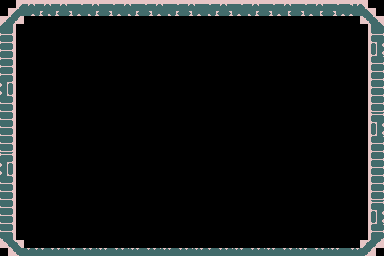

The image is a tile-based game level rendered from a .tmx file. Its description and complete source (layers, tilesets, objects, tile grids) follow:
An orthogonal 48x32 tile map with 8x8 px tiles, 1 tile layer (Capa de patrones 1).

<map version="1.10" tiledversion="1.11.2" orientation="orthogonal" renderorder="right-down" width="48" height="32" tilewidth="8" tileheight="8" infinite="0" nextlayerid="2" nextobjectid="1">
 <tileset firstgid="1" name="tiles" tilewidth="8" tileheight="8" tilecount="96" columns="32">
  <image source="tiles.png" width="256" height="24" />
 </tileset>
 <layer id="1" name="Capa de patrones 1" width="48" height="32">
  <data encoding="csv">
0,0,2,3,4,3,4,3,4,5,6,3,4,5,6,3,4,5,6,3,4,5,6,3,4,5,6,3,4,5,6,3,4,5,6,3,4,5,6,3,4,5,6,7,8,9,0,0,
0,10,11,12,13,14,13,14,15,16,17,13,14,15,16,17,13,14,15,16,17,13,14,15,16,17,13,14,15,16,17,13,14,15,16,17,14,15,16,17,14,15,16,16,17,18,19,0,
20,21,22,0,0,0,0,0,0,0,0,0,0,0,0,0,0,0,0,0,0,0,0,0,0,0,0,0,0,0,0,0,0,0,0,0,0,0,0,0,0,0,0,0,0,23,24,25,
26,27,0,0,0,0,0,0,0,0,0,0,0,0,0,0,0,0,0,0,0,0,0,0,0,0,0,0,0,0,0,0,0,0,0,0,0,0,0,0,0,0,0,0,0,0,28,29,
30,31,0,0,0,0,0,0,0,0,0,0,0,0,0,0,0,0,0,0,0,0,0,0,0,0,0,0,0,0,0,0,0,0,0,0,0,0,0,0,0,0,0,0,0,0,32,33,
30,31,0,0,0,0,0,0,0,0,0,0,0,0,0,0,0,0,0,0,0,0,0,0,0,0,0,0,0,0,0,0,0,0,0,0,0,0,0,0,0,0,0,0,0,0,36,37,
30,31,0,0,0,0,0,0,0,0,0,0,0,0,0,0,0,0,0,0,0,0,0,0,0,0,0,0,0,0,0,0,0,0,0,0,0,0,0,0,0,0,0,0,0,0,40,41,
30,31,0,0,0,0,0,0,0,0,0,0,0,0,0,0,0,0,0,0,0,0,0,0,0,0,0,0,0,0,0,0,0,0,0,0,0,0,0,0,0,0,0,0,0,0,44,45,
30,31,0,0,0,0,0,0,0,0,0,0,0,0,0,0,0,0,0,0,0,0,0,0,0,0,0,0,0,0,0,0,0,0,0,0,0,0,0,0,0,0,0,0,0,0,44,45,
30,31,0,0,0,0,0,0,0,0,0,0,0,0,0,0,0,0,0,0,0,0,0,0,0,0,0,0,0,0,0,0,0,0,0,0,0,0,0,0,0,0,0,0,0,0,44,45,
34,35,0,0,0,0,0,0,0,0,0,0,0,0,0,0,0,0,0,0,0,0,0,0,0,0,0,0,0,0,0,0,0,0,0,0,0,0,0,0,0,0,0,0,0,0,44,45,
38,39,0,0,0,0,0,0,0,0,0,0,0,0,0,0,0,0,0,0,0,0,0,0,0,0,0,0,0,0,0,0,0,0,0,0,0,0,0,0,0,0,0,0,0,0,44,45,
42,43,0,0,0,0,0,0,0,0,0,0,0,0,0,0,0,0,0,0,0,0,0,0,0,0,0,0,0,0,0,0,0,0,0,0,0,0,0,0,0,0,0,0,0,0,44,45,
42,43,0,0,0,0,0,0,0,0,0,0,0,0,0,0,0,0,0,0,0,0,0,0,0,0,0,0,0,0,0,0,0,0,0,0,0,0,0,0,0,0,0,0,0,0,44,45,
42,43,0,0,0,0,0,0,0,0,0,0,0,0,0,0,0,0,0,0,0,0,0,0,0,0,0,0,0,0,0,0,0,0,0,0,0,0,0,0,0,0,0,0,0,0,32,33,
42,43,0,0,0,0,0,0,0,0,0,0,0,0,0,0,0,0,0,0,0,0,0,0,0,0,0,0,0,0,0,0,0,0,0,0,0,0,0,0,0,0,0,0,0,0,36,37,
42,43,0,0,0,0,0,0,0,0,0,0,0,0,0,0,0,0,0,0,0,0,0,0,0,0,0,0,0,0,0,0,0,0,0,0,0,0,0,0,0,0,0,0,0,0,40,41,
42,43,0,0,0,0,0,0,0,0,0,0,0,0,0,0,0,0,0,0,0,0,0,0,0,0,0,0,0,0,0,0,0,0,0,0,0,0,0,0,0,0,0,0,0,0,44,45,
42,43,0,0,0,0,0,0,0,0,0,0,0,0,0,0,0,0,0,0,0,0,0,0,0,0,0,0,0,0,0,0,0,0,0,0,0,0,0,0,0,0,0,0,0,0,44,45,
30,31,0,0,0,0,0,0,0,0,0,0,0,0,0,0,0,0,0,0,0,0,0,0,0,0,0,0,0,0,0,0,0,0,0,0,0,0,0,0,0,0,0,0,0,0,44,45,
34,35,0,0,0,0,0,0,0,0,0,0,0,0,0,0,0,0,0,0,0,0,0,0,0,0,0,0,0,0,0,0,0,0,0,0,0,0,0,0,0,0,0,0,0,0,44,45,
38,39,0,0,0,0,0,0,0,0,0,0,0,0,0,0,0,0,0,0,0,0,0,0,0,0,0,0,0,0,0,0,0,0,0,0,0,0,0,0,0,0,0,0,0,0,44,45,
42,43,0,0,0,0,0,0,0,0,0,0,0,0,0,0,0,0,0,0,0,0,0,0,0,0,0,0,0,0,0,0,0,0,0,0,0,0,0,0,0,0,0,0,0,0,44,45,
42,43,0,0,0,0,0,0,0,0,0,0,0,0,0,0,0,0,0,0,0,0,0,0,0,0,0,0,0,0,0,0,0,0,0,0,0,0,0,0,0,0,0,0,0,0,44,45,
42,43,0,0,0,0,0,0,0,0,0,0,0,0,0,0,0,0,0,0,0,0,0,0,0,0,0,0,0,0,0,0,0,0,0,0,0,0,0,0,0,0,0,0,0,0,44,45,
42,43,0,0,0,0,0,0,0,0,0,0,0,0,0,0,0,0,0,0,0,0,0,0,0,0,0,0,0,0,0,0,0,0,0,0,0,0,0,0,0,0,0,0,0,0,32,33,
42,43,0,0,0,0,0,0,0,0,0,0,0,0,0,0,0,0,0,0,0,0,0,0,0,0,0,0,0,0,0,0,0,0,0,0,0,0,0,0,0,0,0,0,0,0,36,37,
42,43,0,0,0,0,0,0,0,0,0,0,0,0,0,0,0,0,0,0,0,0,0,0,0,0,0,0,0,0,0,0,0,0,0,0,0,0,0,0,0,0,0,0,0,0,40,41,
42,43,0,0,0,0,0,0,0,0,0,0,0,0,0,0,0,0,0,0,0,0,0,0,0,0,0,0,0,0,0,0,0,0,0,0,0,0,0,0,0,0,0,0,0,0,44,45,
46,47,0,0,0,0,0,0,0,0,0,0,0,0,0,0,0,0,0,0,0,0,0,0,0,0,0,0,0,0,0,0,0,0,0,0,0,0,0,0,0,0,0,0,0,0,48,49,
50,51,52,0,0,0,0,0,0,0,0,0,0,0,0,0,0,0,0,0,0,0,0,0,0,0,0,0,0,0,0,0,0,0,0,0,0,0,0,0,0,0,0,0,0,53,54,55,
0,56,57,58,58,59,58,59,60,61,58,59,60,61,58,59,60,61,58,59,60,61,58,59,60,61,61,58,59,60,61,58,59,60,61,58,59,60,61,58,59,60,61,62,63,64,65,0
</data>
 </layer>
</map>